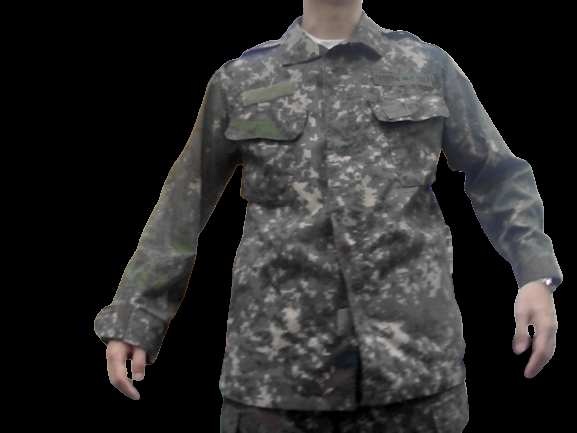
#> input picture data_setting/Gmail/ori.png, 577 x 433 px, found by its file name
$ python com.py
#> lines starting #> are read from the running program, lines starting #| are printed output that depends on the picture
import cv2

# 두 개의 이미지 로드
foreground_path = "./Gmail/ori.png"
background_path = "./Gmail/maple1.png"

foreground = cv2.imread(foreground_path)
#> foreground is the input picture: shape (433, 577, 3); mean B, G, R 42.3, 42.4, 42.9
background = cv2.imread(background_path)
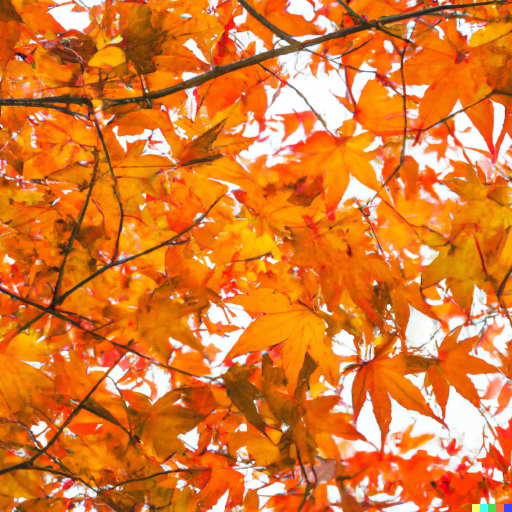
#> input picture data_setting/Gmail/maple1.png, 1024 x 1024 px, found by its file name (shown at 1/2 size)
#> background is the input picture: shape (1024, 1024, 3); mean B, G, R 51.1, 124.3, 221.1


# 이미지 크기를 동일하게 조정 (필요한 경우)
foreground = cv2.resize(foreground, (background.shape[1], background.shape[0]))
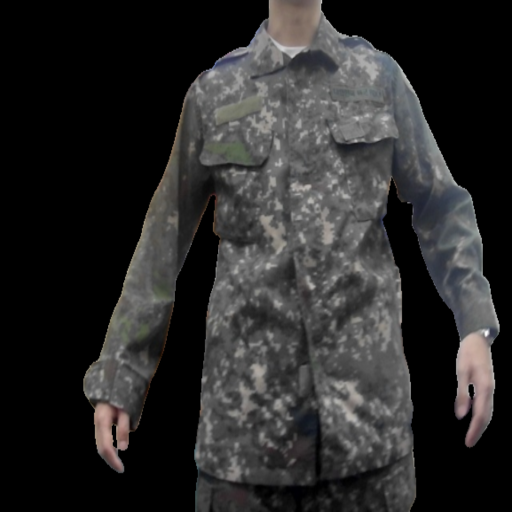
#> foreground: shape (1024, 1024, 3) (shown at 1/2 size); mean B, G, R 42.2, 42.3, 42.8
foreground = cv2.cvtColor(foreground, cv2.COLOR_BGR2RGB)

# 이미지 합성
composite_image = cv2.add(background, foreground)
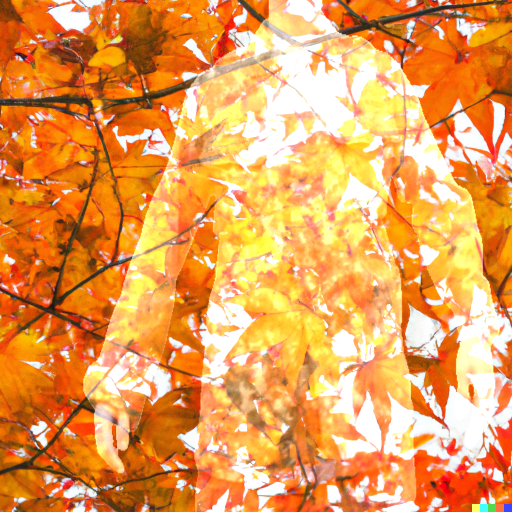
#> composite_image: shape (1024, 1024, 3) (shown at 1/2 size); mean B, G, R 86.7, 158.9, 232.1
composite_image_rgb = cv2.cvtColor(composite_image, cv2.COLOR_BGR2RGB)

# 합성된 이미지를 저장하거나 표시
output_path = "composite_image.jpg"
cv2.imwrite(output_path, composite_image_rgb)

cv2.imshow("Composite Image", composite_image)
cv2.waitKey(0)
cv2.destroyAllWindows()
